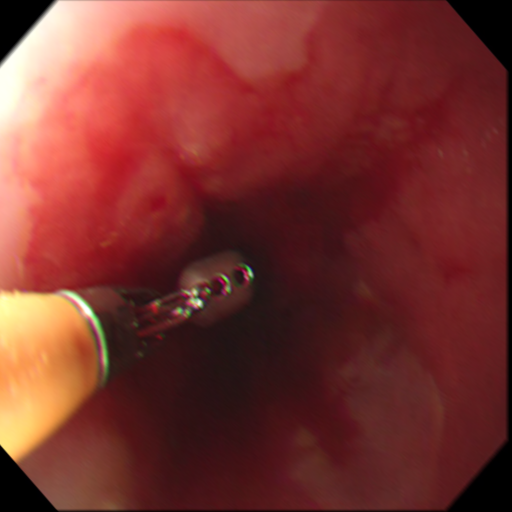
#> input picture imgs/0000600.jpg, 512 x 512 px; the run also reads 1 picture not shown here
$ python semantic_mask_overlay.py   (older library calls are emulated)
#> lines starting #> are read from the running program, lines starting #| are printed output that depends on the picture; after the words box and inside, x2 and y2 are one past the last pixel; in counts of white or black regions, pixels touching at a corner belong together
#!/usr/bin/env python3
# -*- coding: utf-8 -*-
"""
Created on Thu Jan 17 17:46:11 2019

@author: shariba
"""
import numpy as np

def get_args():

    import argparse
    parser = argparse.ArgumentParser(description="For EAD2019 challenge: semantic segmentation", formatter_class=argparse.ArgumentDefaultsHelpFormatter)
    parser.add_argument("--GT_maskImage", type=str, default="../masks/0000600_mask.tif", help="ground truth mask image (5 channel tif image only)")
    parser.add_argument("--originalImage", type=str, default="../imgs/0000600.jpg", help="original Image")
    parser.add_argument("--Result_dir", type=str, default="../imgs/", help="predicted mask image (color overlay image)")
    args = parser.parse_args()

    return args


if __name__ == '__main__':

    import tifffile as tiff
    import cv2
    import os
    from matplotlib import pyplot as plt
    classTypes =  ['Instrument', 'Specularity', 'Artefact' , 'Bubbles', 'Saturation']

    args=get_args()

    y_true_Array = tiff.imread(args.GT_maskImage)
    img = np.zeros([512, 512, 3], dtype=np.uint8)
    img_original = cv2.imread(args.originalImage, 1)
#> img_original is the input picture: shape (512, 512, 3); mean B, G, R 46.1, 50.9, 120.7
    colors = [(255, 0, 0), (0, 255, 0), (0, 0, 255), (255, 0, 255), (0, 255, 255)]

    for i in range(len(classTypes)):
        y_true = (((y_true_Array[i, :, :])> 0).astype(np.uint8))
        img1, contours, hierarchy = cv2.findContours(y_true, cv2.RETR_TREE, cv2.CHAIN_APPROX_SIMPLE)
        if contours !=[]:
            midVal = int(contours[0].shape[0]/2)
            cv2.drawContours(img_original, contours, -1, colors[i], 3)
            cv2.putText(img_original,classTypes[i],(contours[0][midVal][0][0],  contours[0][midVal][0][1]),  cv2.FONT_HERSHEY_SIMPLEX, 1,(255,255,255),2,cv2.LINE_AA)
#> this loop made 5 passes
#> pass 1, `y_true = (((y_true_Array[i, :, :])> 0).astype(np.uint8))`:
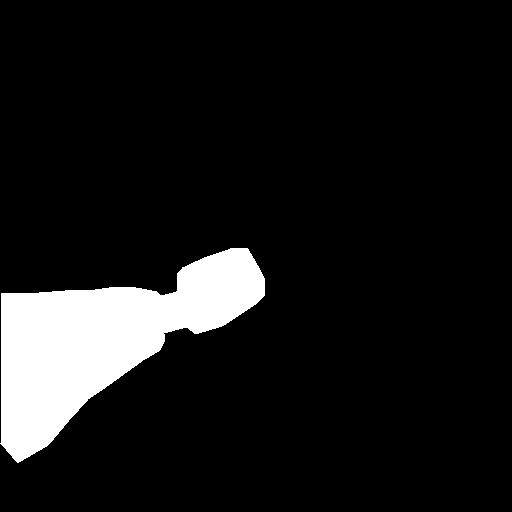
#> y_true: shape (512, 512); values 0 (black) and 1 (white), 9.7% white; 1 white region, box (x1, y1, x2, y2) and area: (0, 248, 265, 463) 25443
#> after the loop:
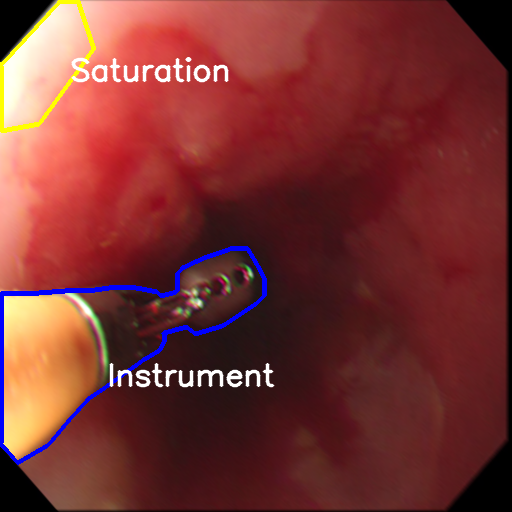
#> img_original: shape (512, 512, 3); 3.33% of pixels changed, all inside (x1, y1, x2, y2) = (0, 0, 275, 465)
#> after the loop:
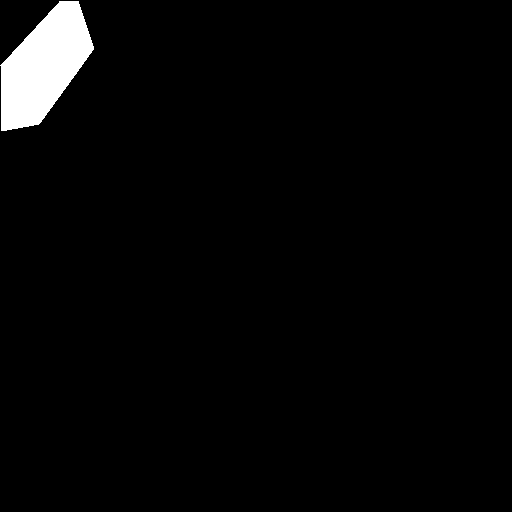
#> y_true: shape (512, 512); values 0 (black) and 1 (white), 2.8% white; 1 white region, box (x1, y1, x2, y2) and area: (0, 1, 94, 131) 7329

    plt.imshow(img_original[:,:,[2,1,0]])
    cv2.imwrite(os.path.join(args.Result_dir, 'mask_overlayimage.jpg'), img_original)
